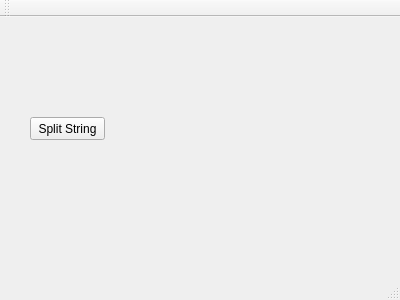
<?xml version="1.0" encoding="UTF-8"?>
<ui version="4.0">
 <class>MainWindow</class>
 <widget class="QMainWindow" name="MainWindow">
  <property name="geometry">
   <rect>
    <x>0</x>
    <y>0</y>
    <width>400</width>
    <height>300</height>
   </rect>
  </property>
  <property name="windowTitle">
   <string>MainWindow</string>
  </property>
  <widget class="QWidget" name="centralWidget">
   <widget class="QPushButton" name="string_split">
    <property name="geometry">
     <rect>
      <x>30</x>
      <y>100</y>
      <width>75</width>
      <height>23</height>
     </rect>
    </property>
    <property name="text">
     <string>Split String</string>
    </property>
   </widget>
  </widget>
  <widget class="QMenuBar" name="menuBar">
   <property name="geometry">
    <rect>
     <x>0</x>
     <y>0</y>
     <width>400</width>
     <height>21</height>
    </rect>
   </property>
  </widget>
  <widget class="QToolBar" name="mainToolBar">
   <attribute name="toolBarArea">
    <enum>TopToolBarArea</enum>
   </attribute>
   <attribute name="toolBarBreak">
    <bool>false</bool>
   </attribute>
  </widget>
  <widget class="QStatusBar" name="statusBar"/>
 </widget>
 <layoutdefault spacing="6" margin="11"/>
 <resources/>
 <connections/>
</ui>
